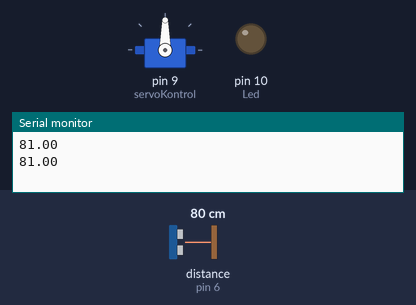
This sketch was run on a simulated Arduino Uno, built with avr-gcc and run on an emulated ATmega328P. Shown: servo, output pins drawn as LEDs (lit = HIGH), the last lines printed to the serial monitor. Inputs (shaded band) come from the test bench; at power-on: distance to the obstacle (sensor on pin 6) 80 cm. The echo pulse lasts 58.3 µs per cm.

Above: at 1.8 s.
1.9 s: distance to the obstacle (sensor on pin 6) set to 12 cm
3.4 s: distance to the obstacle (sensor on pin 6) set to 9 cm
At 4.8 s:
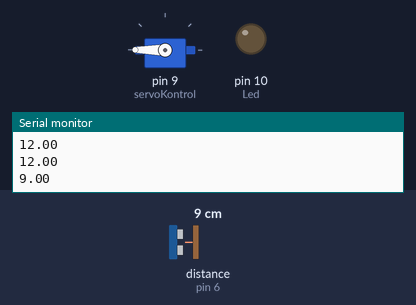
5.5 s: distance to the obstacle (sensor on pin 6) set to 18 cm
At 6.4 s:
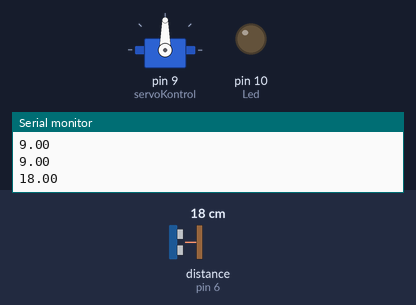
7.5 s: distance to the obstacle (sensor on pin 6) set to 7 cm
At 9.3 s:
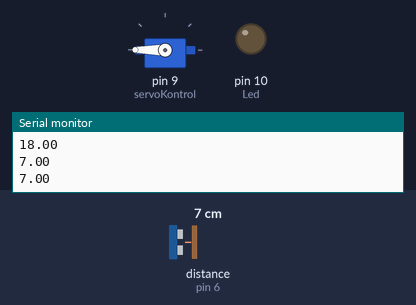
Timing chart, 0 to 10.5 s (numbered marks = the images above; inputs shaded):
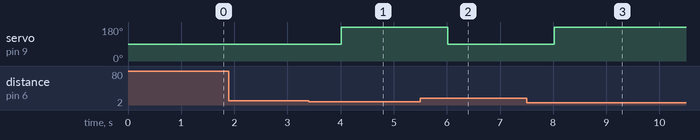

The sketch:

otoKapiButonLed.ino
```cpp
#include <Servo.h>
#include "NewPing.h"

#define MAX_DISTANCE 400

#define Led 10
#define Buton 11

Servo servoKontrol;

const int trigger_pin=5;
const int echo_pin=6;


float duration, uzaklik;

NewPing sonar(trigger_pin, echo_pin, MAX_DISTANCE);

void setup() {
  pinMode(trigger_pin,OUTPUT);
  pinMode(echo_pin,INPUT);

  pinMode(Buton, INPUT);
  pinMode(Led, OUTPUT);

  servoKontrol.attach(9);

  Serial.begin(9600);

}


void loop() {
  uzaklik = sonar.ping_cm();

  Serial.println(uzaklik);

  if (uzaklik >= 400 || uzaklik <= 5)
  {
    servoKontrol.write(90);
    Serial.println("Mesafe Ölçülemedi");
    if (digitalRead(Buton) == 1)
    {
      servoKontrol.write(180);
      digitalWrite(Led,HIGH);
      Serial.println("Isik yakildi");
      delay(1000);
    }
    else
    {
      servoKontrol.write(90);
      digitalWrite(Led,LOW);
      Serial.println("Isik Söndürüldü");
      delay(1000);
    }
  }
  else if (uzaklik <= 10){
    servoKontrol.write(180);
    delay(1000);
  }
  else{
    servoKontrol.write(90);
    delay(1000);
  }

}
```

Measured:
- the behaviour switches between 11 and 10 cm on distance to the obstacle (sensor on pin 6) (found by bisection; images 0 and 1)
- after the input at 3.4 s, servo on pin 9 (servoKontrol): 90° → 180° after 0.62 s
- after the input at 5.5 s, servo on pin 9 (servoKontrol): 180° → 90° after 0.52 s
- after the input at 7.5 s, servo on pin 9 (servoKontrol): 90° → 180° after 0.52 s
